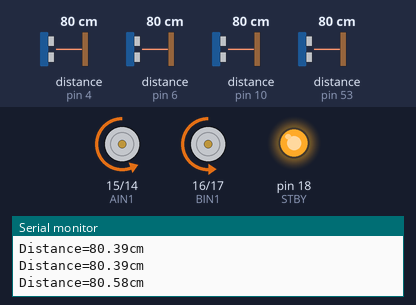
The sketch below on a simulated Arduino Mega 2560, built with avr-gcc and run on an emulated ATmega2560. On the bench: motor-driver pin pairs drawn as motors (green arrow = first pin HIGH = forward, orange = second pin HIGH = backward, longer = more drive, scaled by the enable pin, stopped while the standby pin is LOW), output pins drawn as LEDs (lit = HIGH), the last lines printed to the serial monitor. Wiring (inferred from the names in the program): 4 × ultrasonic range finder: trigger pin 5, echo pin 4 / trigger pin 7, echo pin 6 / trigger pin 11, echo pin 10 / trigger pin 52, echo pin 53. The test bench sets the inputs (shaded band); at power-on: distance to the obstacle (sensors on pin 6, pin 4, pin 10, pin 53) 80 cm. The echo pulse lasts 58.3 µs per cm; pins used as bus, display or sensor lines are not drawn.

Above: at 1.2 s.
1.3 s: distance to the obstacle (sensor on pin 6) set to 2 cm
At 2.2 s:
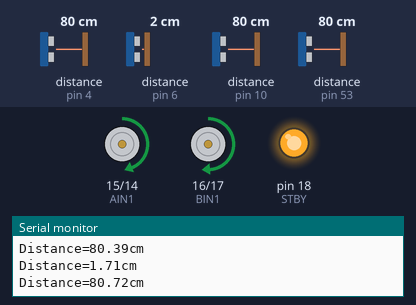
3.0 s: distance to the obstacle (sensor on pin 4) set to 2 cm
At 4.2 s:
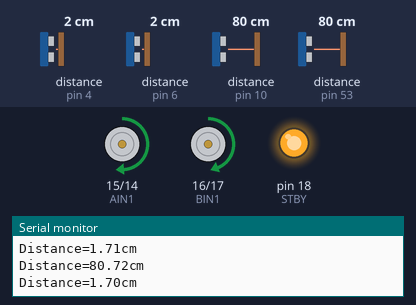
4.6 s: distance to the obstacle (sensor on pin 6) set to 4 cm
At 4.75 s:
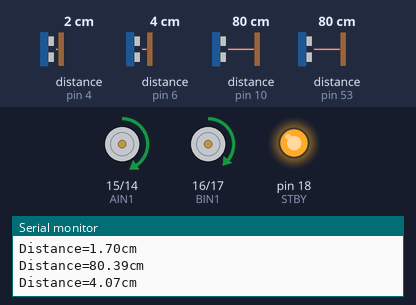
7.6 s: distance to the obstacle (sensor on pin 4) set to 95 cm
10.6 s: distance to the obstacle (sensor on pin 4) set to 104 cm
At 11.4 s:
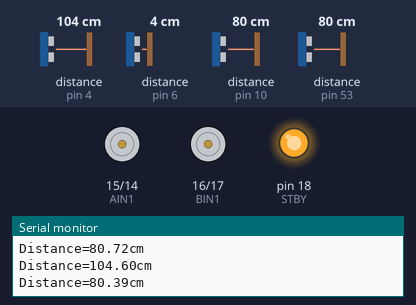
Timing chart, 0 to 13.6 s (numbered marks = the images above; inputs shaded):
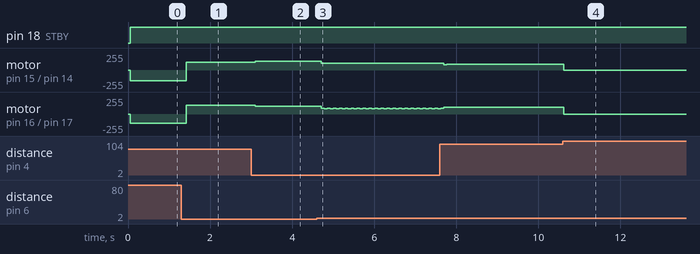

Measured:
- the behaviour switches between 99 and 100 cm on distance to the obstacle (sensor on pin 4) (found by bisection; images 3 and 4)
- after the input at 1.3 s, motor on pin 15 (AIN1) / pin 14 (AIN2): backward 160/255 → forward 114/255 after 0.12 s, → forward 113/255 0.07 s later, → forward 114/255 0.07 s later; motor on pin 16 (BIN1) / pin 17 (BIN2): backward 140/255 → forward 134/255 after 0.12 s, → forward 133/255 0.07 s later, → forward 134/255 0.07 s later
- after the input at 3.0 s, motor on pin 15 (AIN1) / pin 14 (AIN2): forward 114/255 → forward 134/255 after 0.11 s; motor on pin 16 (BIN1) / pin 17 (BIN2): forward 134/255 → forward 114/255 after 0.11 s
- after the input at 4.6 s, motor on pin 15 (AIN1) / pin 14 (AIN2): forward 134/255 → forward 103/255 after 0.11 s, then repeats every 0.15 s: forward 99/255 0.07 s, forward 104/255 0.07 s; motor on pin 16 (BIN1) / pin 17 (BIN2): forward 114/255 → forward 83/255 after 0.11 s, then repeats every 0.15 s: forward 79/255 0.07 s, forward 84/255 0.07 s
- after the input at 10.6 s, motor on pin 15 (AIN1) / pin 14 (AIN2): forward 84/255 → stopped at once; motor on pin 16 (BIN1) / pin 17 (BIN2): forward 104/255 → stopped at once

The sketch:

Ultrasound.ino
```cpp
#include <SoftwareSerial.h>
SoftwareSerial BT (13, 12);

#define RST_PIN 49
#define SS_PIN 53
char c2 = '\0';

int trigPinFr = 7;                  //Trig Pin
int echoPinFr = 6;                  //Echo Pin
int trigPinBk = 52;                  //Trig Pin
int echoPinBk = 53;                  //Echo Pin
int trigPinLf = 11;                  //Trig Pin
int echoPinLf = 10;                  //Echo Pin
int trigPinRt = 5;                  //Trig Pin
int echoPinRt = 4;                  //Echo Pin

float distanceFront = 0;
float distanceLeft = 0;
float distanceRight = 0;
float distanceBack = 0;
float distanceWall = 20;
float Temperature = 24;

double vL = 0;
double vR = 0;

int PWMA = 2;
int PWMB = 3;
int AIN1 = 15;
int AIN2 = 14;
int BIN1 = 16;
int BIN2 = 17;
int STBY = 18;


void setup() {
  Serial.begin (9600);
  BT.begin(9600);
  pinMode(trigPinFr, OUTPUT);
  pinMode(echoPinFr, INPUT);
  pinMode(trigPinLf, OUTPUT);
  pinMode(echoPinLf, INPUT);
  pinMode(trigPinRt, OUTPUT);
  pinMode(echoPinRt, INPUT);
  pinMode(trigPinBk, OUTPUT);
  pinMode(echoPinBk, INPUT);

  pinMode(PWMA, OUTPUT);
  pinMode(STBY, OUTPUT);
  pinMode(PWMB, OUTPUT);
  pinMode(AIN1, OUTPUT);
  pinMode(AIN2, OUTPUT);
  pinMode(BIN1, OUTPUT);
  pinMode(BIN2, OUTPUT);
}

float ranging(int trigPin ,int echoPin){
  float duration = 0;
  float distance = 0;
  digitalWrite(trigPin, LOW);
  delayMicroseconds(5);
  digitalWrite(trigPin, HIGH);     // 給 Trig 高電位，持續 10微秒
  delayMicroseconds(10);
  digitalWrite(trigPin, LOW);

  pinMode(echoPin, INPUT);             // 讀取 echo 的電位
  duration = pulseIn(echoPin, HIGH);   // 收到高電位時的時間

  distance = (duration/2) / (10000/(331.5+0.607*Temperature));         // 將時間換算成距離 cm
  Serial.print("Distance=");
  Serial.print(distance);
  Serial.println("cm");
  return distance;
}

void parallelTracking(double distance , char dir){
  float Kp = 1;
  float error = 0;
  float errorRange = 10;
  int flag = 0;
  if(dir=='r'){
    error = distanceWall - distance;
    flag = 1;
  }
  else if(dir=='l'){
    error = distance - distanceWall;
    flag = -1;
  }
  if(error <= errorRange && error >= (-1)*errorRange){
    float correction = error * Kp;
    vL = vL - correction;
    vR = vR + correction;
  }
  else if(error < (-1)*errorRange){
    vL = vL + Kp*errorRange*flag;
    vR = vR - Kp*errorRange*flag;
  }
  else if(error > errorRange){
    vL = vL - Kp*errorRange*flag;
    vR = vR + Kp*errorRange*flag;
  }
}

void frontObstacle(float distanceFt) {
   float Vstraight = 150;
   vL = Vstraight;
   vR = Vstraight;
   float KST = 15;
   if(distanceFt<=distanceWall){
      vL = vL - (distanceWall - distanceFt)*KST;
      vR = vR - (distanceWall - distanceFt)*KST;
   }
}

void SpeedCheck() {
  if(vL >= 250){
      vL = 250;
  }
  if(vL <= -250){
      vL = -250;
  }
  if(vR >= 250){
      vR = 250;
  }
  if(vR <= -250){
      vR = -250;
  }
}

void MotorWriting(double vL , double vR) {
   digitalWrite(STBY, HIGH);
   if(vL<0) {
      digitalWrite(AIN1,HIGH);
      digitalWrite(AIN2,LOW);
      analogWrite(PWMA , (-1)*vL);
   }
   else if(vL>=0) {
      //向前轉
      digitalWrite(AIN1,LOW);
      digitalWrite(AIN2,HIGH);
      analogWrite(PWMA , vL);
   }
   if(vR<0){
      digitalWrite(BIN1,HIGH);
      digitalWrite(BIN2,LOW);
      analogWrite(PWMB , (-1)*vR);
   }
   else if(vR>=0){
      digitalWrite(BIN1,LOW);
      digitalWrite(BIN2,HIGH);
      analogWrite(PWMB , vR);
   }
}

void loop(){

  distanceFront = ranging(trigPinFr,echoPinFr);
  distanceLeft = ranging(trigPinLf,echoPinLf);
  distanceRight = ranging(trigPinRt,echoPinRt);
  distanceBack = ranging(trigPinBk,echoPinBk);


  if(distanceRight>=100) {
    MotorWriting(0 , 0);
    delay(200);
  }
  else {
    frontObstacle(distanceFront);
    parallelTracking(distanceRight , 'r');
    SpeedCheck();
    BT.print(distanceRight);
    BT.print(" /////// ");
    BT.print(vL);
    BT.print(" , ");
    BT.print(vR);
    BT.print("\n");
    MotorWriting(vL , vR);
    delay(20);
  }
}
```
